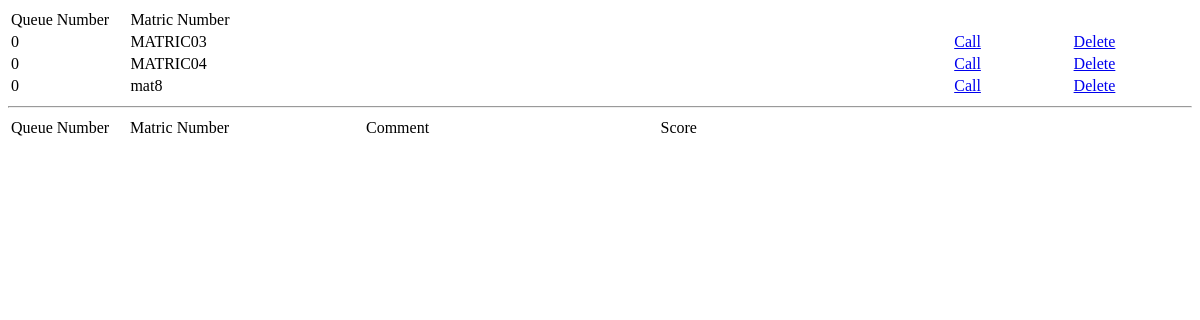
Page /interviewer/SULOG/ on the earlier database version.
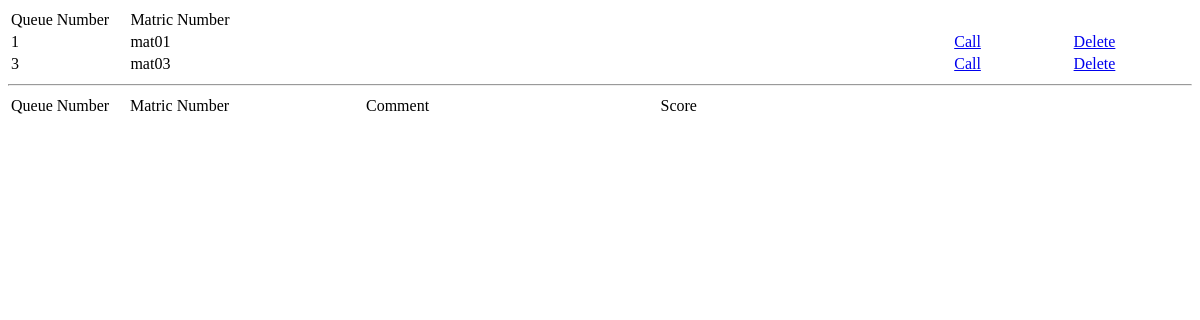
Same page on the later database version.
### interviewee/models.py (models this page shows, shortened)
class Interviewee(models.Model):
	group = models.ForeignKey(interviewer_models.InterviewGroup)
	department = models.ForeignKey(interviewer_models.InterviewDepartment)
	queuenum = models.IntegerField(default = 0)
	matric = models.CharField(max_length = 200)
	name = models.CharField(max_length = 200)
	year = models.CharField(max_length = 200)
	major = models.CharField(max_length = 200)
	phone = models.CharField(max_length = 200)
	status = models.IntegerField(default = 0)
	score = models.IntegerField(default = 0, blank = True)
	last_action = models.DateTimeField(default = datetime.now)
	comment = models.TextField(blank = True)

### interviewer/views.py (the view, shortened to what this page needs)
# urls.py: url(r'^(?P<code>\w+)/$', views.queuelist, name='queuelist'),
def queuelist(request, code):
	w = InterviewDepartment.objects.get(code = code)
	if (w.status == 1):
		form = CallingForm(queuenum = w.status_desc)
		return render(request, 'queuelist/call.html', {'form' : form, 'queuenum' : w.status_desc, 'last_action' : w.last_action})
	elif(w.status == 2):
		form = InterviewForm(queuenum = w.status_desc, code = w.code)
		studentinfo = interviewee_models.objects.get(department__code = code, queuenum = w.status_desc)
		return render(request, 'queuelist/interview.html', {'form' : form, 'studentinfo' : studentinfo, 'queuenum' : w.status_desc,})
	pendingstudent = []
	finishedstudent = []
	ret = ""
	for e in interviewee_models.objects.filter(department__code = code).order_by('queuenum'):
		queuestudent = []
		queuestudent.append(e.queuenum)
		queuestudent.append(e.matric)
		if (e.status == 0):
			pendingstudent.append(queuestudent)
		elif (e.status == 3):
			queuestudent.append(e.comment)
			queuestudent.append(e.score)
			finishedstudent.append(queuestudent)
	return render(request, 'queuelist/index.html', {'pending' : pendingstudent, 'finished' : finishedstudent,})

### interviewer/templates/queuelist/index.html (shortened to what this page needs)
<table style="width:100%">
<tr>
	<td style = "width:10%">Queue Number</td>
	<td style = "width:70%">Matric Number</td>
    <td style = "width:10%"></td>
    <td style = "width:10%"></td>
</tr>
{% for e in pending %}
<tr>
	<td>{{ e.0 }}</td>
	<td>{{ e.1 }}</td>
    <td><a href="./CALL/{{ e.0 }}">Call</a></td>
    <td><a href="./DELETE/{{ e.0 }}" onClick="return confirm('Are you sure want to delete?');">Delete</a></td>
</tr>
{% endfor %}
</table>
<hr>
<table style="width:100%">
<tr>
	<td style = "width:10%">Queue Number</td>
	<td style = "width:20%">Matric Number</td>
    <td style = "width:25%">Comment</td>
    <td style = "width:25%">Score</td>
    <td style = "width:10%"></td>
    <td style = "width:10%"></td>
</tr>
</table>

Differences in the rows shown:
no longer on this page (row edited): Interviewee: matric "MATRIC04"
removed Interviewee: matric "mat8"
now on this page (row edited): Interviewee: matric "mat01"
Other differences:
new list line: "1 Call Delete"
new list line: "3 Call Delete"
new list line: "mat03"
list line gone: "0 Call Delete"
list line gone: "MATRIC03"
